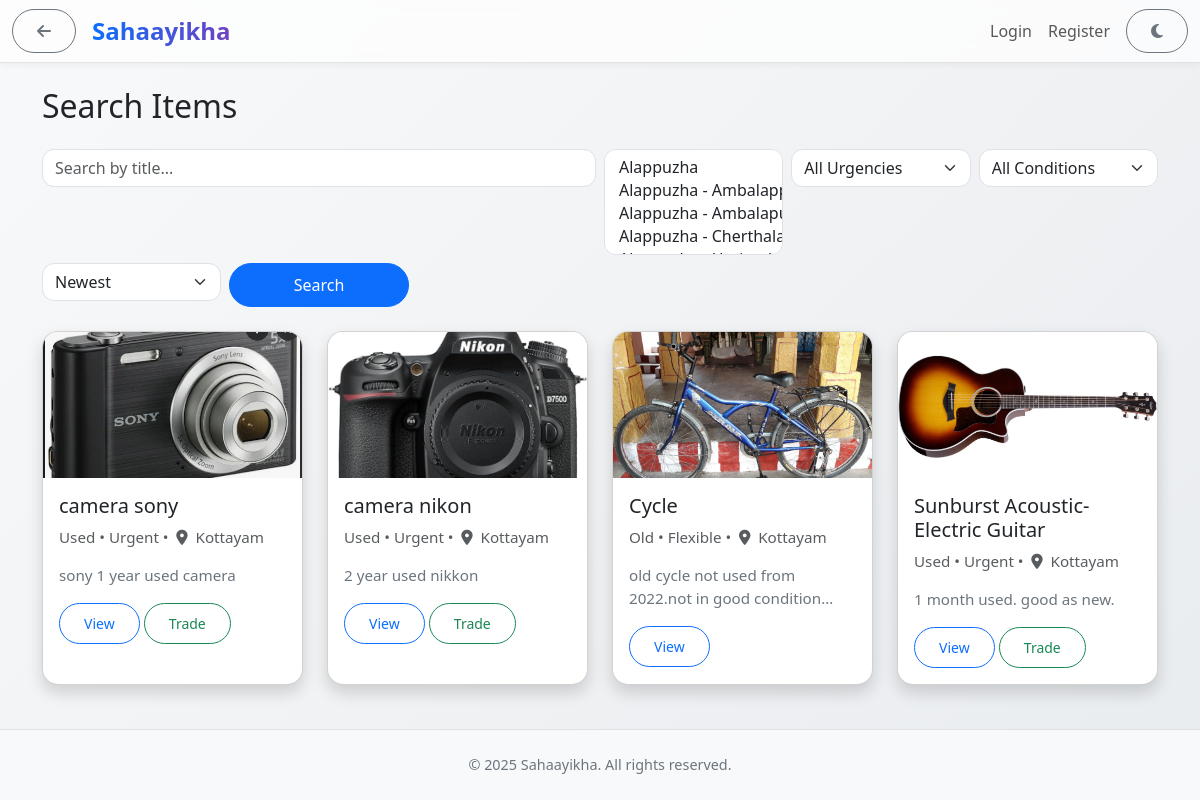
/items, run on the app's committed database.
### app/models.py (models this page shows)
class Item(db.Model):
    __tablename__ = "items"
    item_id = db.Column(db.Integer, primary_key=True)
    user_id = db.Column(db.Integer, db.ForeignKey("users.user_id"), nullable=False)
    title = db.Column(db.String(255), nullable=False)
    description = db.Column(db.Text)
    category = db.Column(db.String(255))
    type = db.Column(db.String(50))
    condition = db.Column(db.String(50))
    urgency_level = db.Column(db.String(50))
    expected_return = db.Column(db.String(255))
    location = db.Column(db.String(255))
    status = db.Column(db.String(50), default="Active")
    created_at = db.Column(db.DateTime, default=datetime.utcnow)
    expires_at = db.Column(db.DateTime, nullable=True)
    deal_finalized_at = db.Column(db.DateTime, nullable=True)
    histories = db.relationship("ItemHistory", backref="item", lazy="dynamic")
    chat_sessions = db.relationship("ChatSession", backref="item", lazy="dynamic")
    bookmarks = db.relationship("Bookmark", backref="item", lazy="dynamic")
    reports = db.relationship("Report", backref="item", lazy="dynamic")
    images = db.relationship("ItemImage", backref="item", lazy="dynamic")
    trade_requests_made = db.relationship('TradeRequest', foreign_keys='TradeRequest.item_offered_id', backref='offered_item', lazy='dynamic')
    trade_requests_received = db.relationship('TradeRequest', foreign_keys='TradeRequest.item_requested_id', backref='requested_item', lazy='dynamic')

class ItemImage(db.Model):
    __tablename__ = "item_images"
    image_id = db.Column(db.Integer, primary_key=True)
    item_id = db.Column(db.Integer, db.ForeignKey("items.item_id"), nullable=False)
    image_url = db.Column(db.String(255), nullable=False)
    uploaded_at = db.Column(db.DateTime, default=datetime.utcnow)

### app/routes.py (the view)
@main.route("/items", methods=['GET'])
def items_list():
    form = SearchForm(request.args)
    query = Item.query.filter_by(status="Active")
    if current_user.is_authenticated:
        query = query.filter(Item.user_id != current_user.user_id)
    search = request.args.get('search')
    locations = request.args.getlist('location')
    urgency = request.args.get('urgency')
    condition = request.args.get('condition')
    sort_by = request.args.get('sort_by', 'newest')
    if search:
        query = query.filter(Item.title.ilike(f"%{search}%"))
    if locations:
        query = query.filter(Item.location.in_(locations))
    if urgency:
        query = query.filter_by(urgency_level=urgency)
    if condition:
        query = query.filter_by(condition=condition)
    if sort_by == 'oldest':
        query = query.order_by(Item.created_at.asc())
    else:
        query = query.order_by(Item.created_at.desc())
    items = query.all()
    form.search.data = search
    form.location.data = locations
    form.urgency.data = urgency
    form.condition.data = condition
    form.sort_by.data = sort_by
    return render_template("items/search_results.html", items=items, form=form)

### app/forms.py
class SearchForm(FlaskForm):
    search = StringField('Search', validators=[Optional()])
    location = SelectMultipleField('Location', choices=KERALA_LOCATIONS, validators=[Optional()])
    urgency = SelectField('Urgency', choices=[('', 'All Urgencies'), ('Urgent', 'Urgent'), ('Flexible', 'Flexible')], validators=[Optional()])
    condition = SelectField('Condition', choices=[('', 'All Conditions'), ('New', 'New'), ('Used', 'Used'), ('Old', 'Old')], validators=[Optional()])
    sort_by = SelectField('Sort by', choices=[('newest', 'Newest'), ('oldest', 'Oldest')], default='newest', validators=[Optional()])
    submit = SubmitField('Search')

### app/routes.py (called while the page is built)
@main.context_processor
def inject_unread_count():
    unread_count = 0
    if current_user.is_authenticated and current_user.__class__.__name__ == 'User':
        from app.models import Notification
        unread_count = Notification.query.filter_by(user_id=current_user.user_id, status="Unread").count()
    from app.forms import CATEGORIES
    category_suggestions = [c[0] for c in CATEGORIES if c[0]]
    return dict(unread_count=unread_count, categories=category_suggestions)

@main.context_processor
def inject_globals():
    unread_count = 0
    if current_user.is_authenticated and current_user.__class__.__name__ == 'User':
        from app.models import Notification
        unread_count = Notification.query.filter_by(user_id=current_user.user_id, status="Unread").count()
    from app.forms import CATEGORIES
    category_suggestions = [c[1] for c in CATEGORIES if c[0]]
    return dict(unread_count=unread_count, categories=category_suggestions)

### app/templates/items/search_results.html (shortened to what this page needs)
{% extends "base.html" %}
{% block content %}
<div class="container py-4">
  <h2 class="mb-4">Search Items</h2>
  <form method="GET" action="{{ url_for('main.items_list') }}" class="mb-4">
    <div class="row g-2">
      <div class="col-md-6">
        {{ form.search(class="form-control", placeholder="Search by title...") }}
      </div>
      <div class="col-md-2">
        {{ form.location(class="form-select", id="location-select") }}
      </div>
      <div class="col-md-2">
        {{ form.urgency(class="form-select") }}
      </div>
      <div class="col-md-2">
        {{ form.condition(class="form-select") }}
      </div>
      <div class="col-md-2">
        {{ form.sort_by(class="form-select") }}
      </div>
      <div class="col-md-2">
        {{ form.submit(class="btn btn-primary w-100") }}
      </div>
    </div>
  </form>
  <div class="row g-4">
    {% for item in items %}
      <div class="col-lg-3 col-md-4">
        <div class="card shadow h-100">
          <div class="item-card-image-container">
            {% if item.images.first() %}
              <img src="{{ url_for('static', filename=item.images.first().image_url) }}" class="item-card-image" alt="{{ item.title }}">
            {% else %}
              <img src="{{ url_for('static', filename='images/item_placeholder.jpg') }}" class="item-card-image" alt="{{ item.title }}">
            {% endif %}
          </div>
          <div class="card-body">
            <h5 class="card-title">{{ item.title }}</h5>
            <p class="card-text small text-muted">{{ item.condition }} • {{ item.urgency_level }} • <i class="fas fa-map-marker-alt fa-fw"></i> {{ item.location }}</p>
            <p class="card-text">{{ item.description[:50] }}{% if item.description|length > 50 %}…{% endif %}</p>
            <a href="{{ url_for('main.view_item', item_id=item.item_id) }}" class="btn btn-outline-primary btn-sm">View</a>
            {% if item.type == 'Trade' %}
            <a href="{{ url_for('main.request_trade', item_id=item.item_id) }}" class="btn btn-outline-success btn-sm">Trade</a>
            {% endif %}
          </div>
        </div>
      </div>
    {% endfor %}
  </div>
</div>
{% endblock %}

### app/static/css/style.css (style rules this page uses)
body { font-family: 'Segoe UI', Tahoma, Geneva, Verdana, sans-serif; background: linear-gradient(135deg, #f8f9fa, #e9ecef); min-height: 100vh; display: flex; flex-direction: column; transition: background 0.3s ease, color 0.3s ease; }
.card { border-radius: 16px; overflow: hidden; transition: transform 0.3s ease, box-shadow 0.3s ease; }
.card-body p { font-size: 0.95rem; color: #6c757d; }
.btn { border-radius: 50px; font-weight: 500; padding: 0.55rem 1.5rem; transition: all 0.25s ease; }
form .form-control, form .form-select { border-radius: 12px; box-shadow: none; transition: all 0.25s ease; }
* { transition: all 0.25s ease; }

### app/templates/base.html (style rules this page uses)
html, body { height: 100%; }
body { display: flex; flex-direction: column; }

### app/templates/items/search_results.html (style rules this page uses)
.item-card-image-container { width: 100%; padding-top: 56.25%; position: relative; overflow: hidden; }
.item-card-image { position: absolute; top: 0; left: 0; width: 100%; height: 100%; object-fit: cover; }

### data on the page
Item: image_url (picture), title "camera sony", condition "Used", urgency_level "Urgent", location "Kottayam", description "sony 1 year used camera"
Item: image_url (picture), title "camera nikon", condition "Used", urgency_level "Urgent", location "Kottayam", description "2 year used nikkon"
Item: image_url (picture), title "Cycle", condition "Old", urgency_level "Flexible", location "Kottayam", description "old cycle not used from 2022.not in good condition"
Item: image_url (picture), title "Sunburst Acoustic-Electric Guitar", condition "Used", urgency_level "Urgent", location "Kottayam", description "1 month used. good as new."
